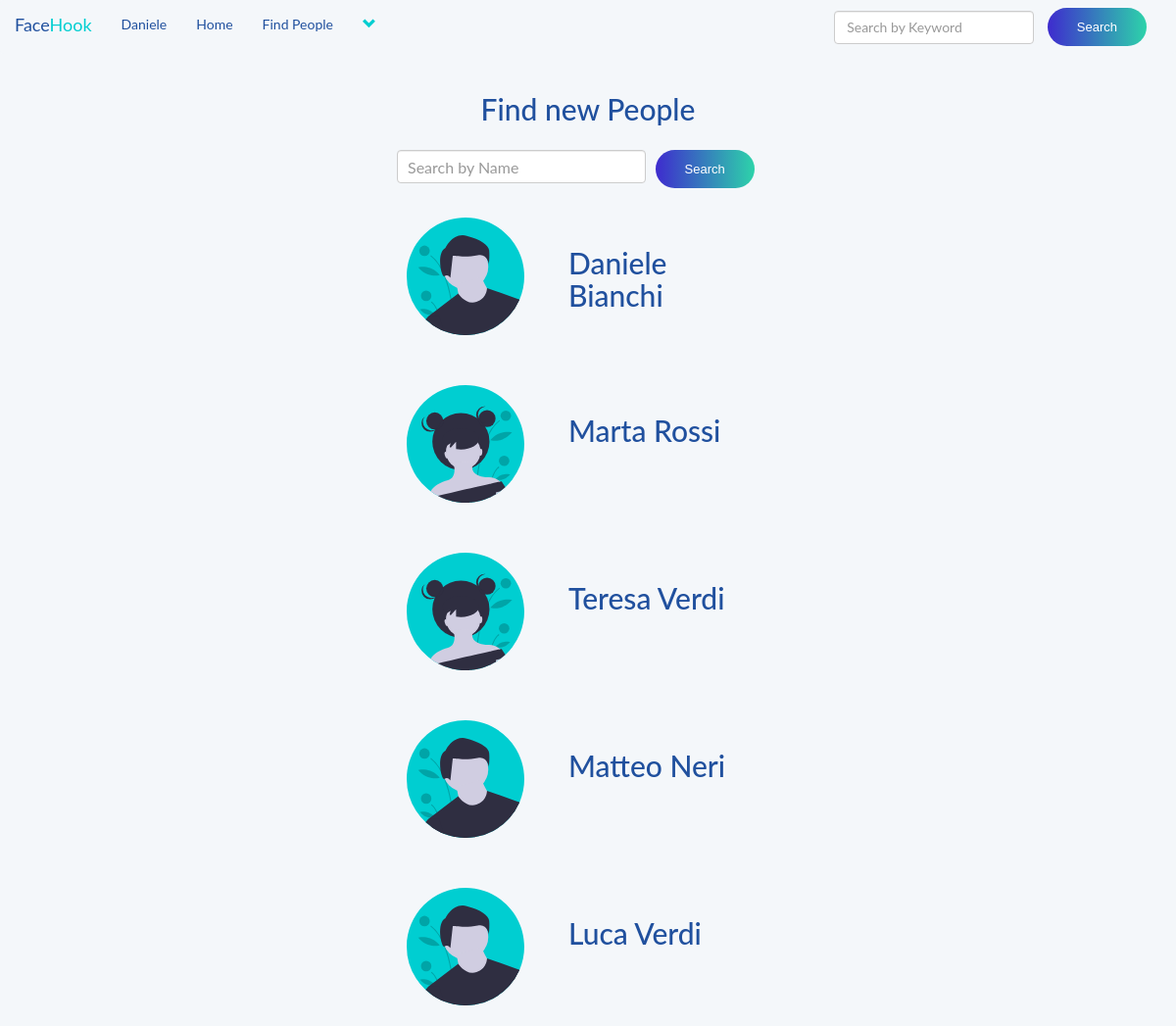
The page /members.php (signed in) on the database its author committed.
### tables this page shows
CREATE TABLE `users` (
  `user_id` int(11) NOT NULL,
  `f_name` text NOT NULL,
  `l_name` text NOT NULL,
  `user_name` text NOT NULL,
  `describe_user` varchar(255) NOT NULL,
  `Relationship` text NOT NULL,
  `user_pass` varchar(255) NOT NULL,
  `user_email` varchar(255) NOT NULL,
  `user_country` text NOT NULL,
  `user_gender` text NOT NULL,
  `user_birthday` date NOT NULL,
  `user_image` varchar(255) NOT NULL,
  `user_cover` varchar(255) NOT NULL,
  `user_reg_date` timestamp NOT NULL DEFAULT current_timestamp(),
  `status` text NOT NULL,
  `posts` text NOT NULL,
  `recovery_account` varchar(255) NOT NULL
);

### functions/functions.php (the view, shortened to what this page needs)
<?php
$con = mysqli_connect("localhost","root","","facehook") or die("Connection was not established");
function search_user(){
	 global $con;
	 if (isset($_GET['search_user_btn'])){
		 $search = $_GET['search_user'];
		 $get_user = "select * from users where f_name like '%$search%'
		 OR l_name like '%$search%' OR user_name like '%$search%'";
	 }
	 else {
		 $get_user = "select * from users";
	 }
	 $run_user = mysqli_query($con,$get_user);
	 while ($row_user = mysqli_fetch_array($run_user)){
		 $user_id = $row_user['user_id'];
		 $username = $row_user['user_name'];
		 $user_image= $row_user['user_image'];
		 $f_name= $row_user['f_name'];
		 $l_name= $row_user['l_name'];
		 echo"
		 <div class='row'>
		 <div class ='col-sm-4'>
		 </div>
		 <div class ='col-sm-5'>
		 <div class='row' id ='find_people'>
		 <div class ='col-sm-4'>
		 <a href='user_profile.php?u_id=$user_id'>
		 <img src='users/$user_image' width='140px' height ='120px' title='$username'
		 style='float:left; margin-top: 30px;' onerror='this.onerror=null;this.src=\"../users/$user_image\";'/></a>
		 </div><br><br>
		 <div class='col-sm-5'>
		 <a style ='text-decoration:none; cursor:pointer; color:#20509e;'
		 href='user_profile.php?u_id=$user_id'>
		 <strong> <h2>$f_name $l_name</h2></strong>
		 </a>
		 </div>
		 <div class='col-sm-4'>
		 </div>
		 </div>
		 </div>
		 <div class='col-sm-4'>
		 </div>
		 </div><br>
		 ";
	 }
 }
?>

### includes/header.php (shortened to what this page needs)
<?php
include("functions/functions.php");
?>
<nav style="background: #f4f7fa; border:none;" class="navbar navbar-default">
	<div class="container-fluid">
		<div class="navbar-header">
			<a style="color: #20509e;" class="navbar-brand" href="home.php">Face<span style="color: #00CED1;">Hook</span></a>
		</div>
		<div class="collapse navbar-collapse" id="bs-example-navbar-collapse-1">
	      <ul class="nav navbar-nav">
	      	<?php
			$user = $_SESSION['user_email'];
			$get_user = "select * from users where user_email='$user'";
			$run_user = mysqli_query($con,$get_user);
			$row=mysqli_fetch_array($run_user);
			$user_id = $row['user_id'];
			$first_name = $row['f_name'];
			$user_posts = "select * from posts where user_id='$user_id'";
			$run_posts = mysqli_query($con,$user_posts);
			$posts = mysqli_num_rows($run_posts);
			?>
	        <li><a style="color: #20509e;" href='profile.php?<?php echo "u_id=$user_id" ?>'><?php echo "$first_name"; ?></a></li>
	       	<li><a style="color: #20509e;" href="home.php">Home</a></li>
			<li><a style="color: #20509e;" href="members.php">Find People</a></li>
					<?php
						echo"
						<li class='dropdown'>
							<a href='#' class='dropdown-toggle' data-toggle='dropdown' role='button' aria-haspopup='true' aria-expanded='false'><span><i style='color: #00CED1;;' class='glyphicon glyphicon-chevron-down'></i></span></a>
							<ul class='dropdown-menu'>
								<li>
									<a href='my_post.php?u_id=$user_id'>My Posts <span class='badge badge-secondary'>$posts</span></a>
								</li>
								<li>
									<a href='edit_profile.php?u_id=$user_id'>Edit Account</a>
								</li>
								<li role='separator' class='divider'></li>
								<li>
									<a href='logout.php'>Logout</a>
								</li>
							</ul>
						</li>
						";
					?>
			</ul>
			<ul class="nav navbar-nav navbar-right">
				<li class="dropdown">
					<form class="navbar-form navbar-left" method="get" action="results.php">
						<div class="form-group">
							<input type="text" class="form-control" name="user_query" placeholder="Search by Keyword">
						</div>
						<button type="submit" class="btn site-btn sb-gradients search-btn" name="search">Search</button>
					</form>
				</li>
			</ul>
		</div>
	</div>
</nav>

### style2.css (style rules this page uses)
body { overflow-x: hidden; background: #f4f7fa; font-family: "Lato", sans-serif; }
.site-btn { position: relative; display: inline-block; padding: 15px 30px; font-size: 16px; font-weight: 500; line-height: 16px; border-radius: 50px; font-family: "Futura", sans-serif; min-width: 150px; text-align: center; cursor: pointer; color: #fff; margin-right: 20px; border: none; }
.gradient-bg, .site-btn.sb-gradients, .member-social a:hover, .single-blog-page .social-share a:hover, .comment .comment-content .c-btn:hover, .comment-form label { background: linear-gradient(to right, #3e2bce 0%, #2dd3aa 100%, #2dd3aa 100%, #2dd3aa 100%); filter: progid:DXImageTransform.Microsoft.gradient( startColorstr='#3e2bce', endColorstr='#2dd3aa', GradientType=1); }
.search-btn { font-size: 13px; font-weight: 300; margin-right: 0; line-height: 9px; margin-left: 10px; min-width: 100px; }
span { color: #5bd0c6; }

### rows shown on the page
users: f_name "Daniele", user_image (picture), l_name "Bianchi"
users: user_image (picture), f_name "Marta", l_name "Rossi"
users: user_image (picture), f_name "Teresa", l_name "Verdi"
users: user_image (picture), f_name "Matteo", l_name "Neri"
users: user_image (picture), f_name "Luca", l_name "Verdi"
